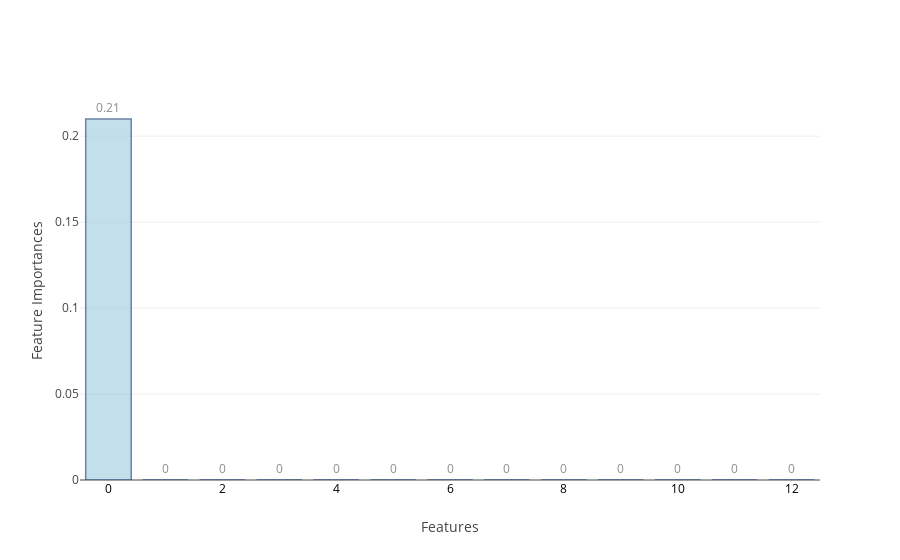
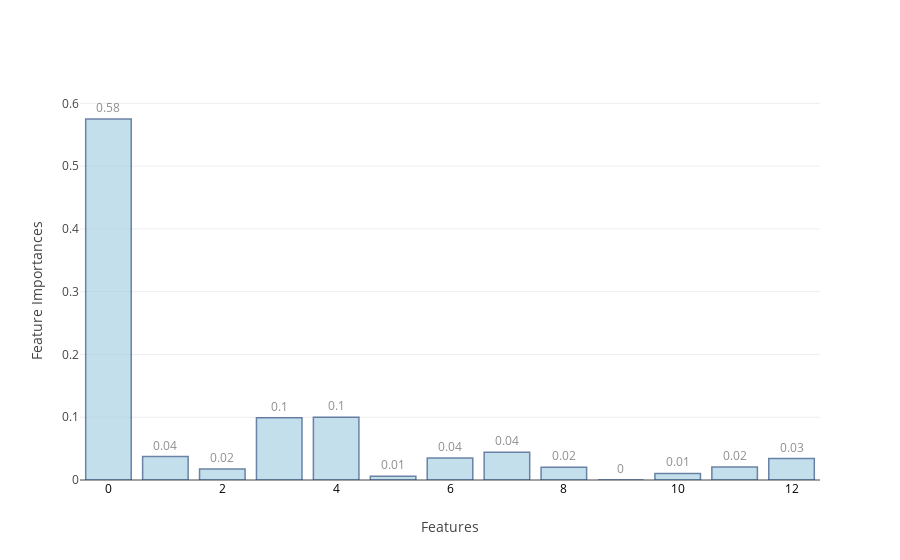
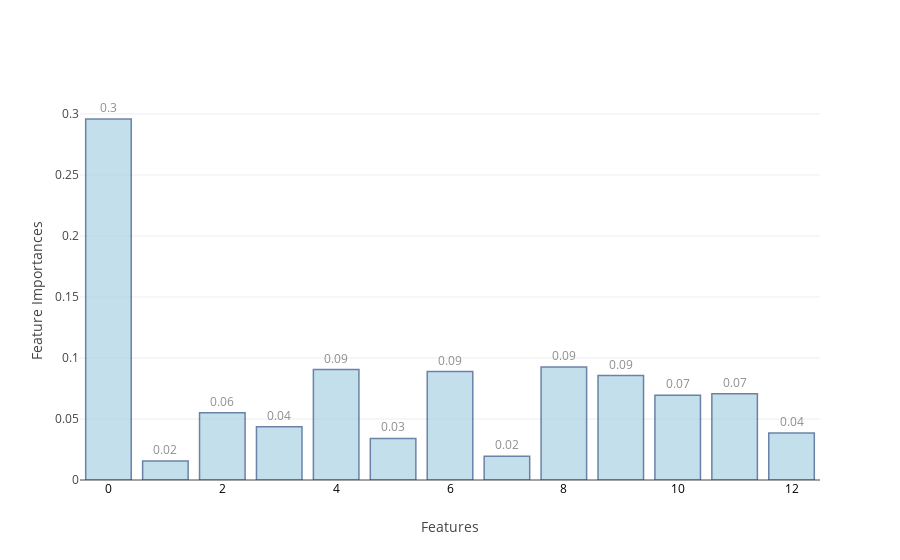
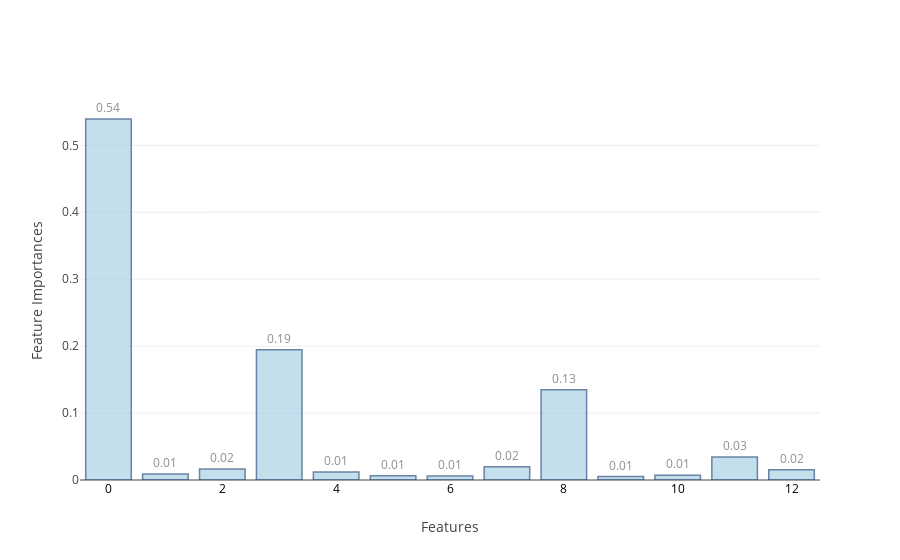

Notebook cell for these charts, in order:
### Code cell
feat_imp_10=[None]*4
j=0
for i in range(0,9):
    if i>=2 and i<=5:
        model,cm_train,cm_test,acc_train,acc_test,cm,accuracy,threshold,roc_auc,feat_imp_10[j]=f[i](X_train,Y_train,X_test,Y_test)
        j=j+1
    else:
        model,cm_train,cm_test,acc_train,acc_test,cm,accuracy,threshold,roc_auc=f[i](X_train,Y_train,X_test,Y_test)
    table_80_50_10_train.loc[i]=   ([acc_train,cm_train.TP,cm_train.TN,cm_train.FP,cm_train.FN,cm_train.FPR,cm_train.FNR])
    table_80_50_10_test.loc[i] =   ([acc_test ,cm_test.TP, cm_test.TN, cm_test.FP, cm_test.FN, cm_test.FPR, cm_test.FNR])
    table_80_50_10_test_roc.loc[i]=([accuracy, cm.TP,  cm.TN,   cm.FP, cm.FN,  cm.FPR, cm.FNR, threshold,roc_auc])
    print("\n")

### Figure 1 — Plotly figure (JSON) as saved in the notebook; plotly's stock layout.template omitted (floating-point values rounded to 4 significant figures)
{"data": [{"marker": {"color": "rgb(158,202,225)", "line": {"color": "rgb(8,48,107)", "width": 1.5}}, "opacity": 0.6, "text": [0.21, 0, 0, 0, 0, 0, 0, 0, 0, 0, 0, 0, 0], "textposition": "outside", "type": "bar", "uid": "b7c484c6-340f-42c7-bc94-1b0fb9cfa1f9", "x": [0, 1, 2, 3, 4, 5, 6, 7, 8, 9, 10, 11, 12], "y": [0.21, 0, 0, 0, 0, 0, 0, 0, 0, 0, 0, 0, 0]}], "layout": {"xaxis": {"tickfont": {"color": "black", "size": 12}, "title": "Features"}, "yaxis": {"title": "Feature Importances"}}}

### Figure 2 — Plotly figure (JSON) as saved in the notebook; plotly's stock layout.template omitted (floating-point values rounded to 4 significant figures)
{"data": [{"marker": {"color": "rgb(158,202,225)", "line": {"color": "rgb(8,48,107)", "width": 1.5}}, "opacity": 0.6, "text": [0.58, 0.04, 0.02, 0.1, 0.1, 0.01, 0.04, 0.04, 0.02, 0, 0.01, 0.02, 0.03], "textposition": "outside", "type": "bar", "uid": "930ddb39-4fb8-461f-9a60-10e33115a786", "x": [0, 1, 2, 3, 4, 5, 6, 7, 8, 9, 10, 11, 12], "y": [0.575, 0.0374, 0.01758, 0.09909, 0.1, 0.005909, 0.03504, 0.04427, 0.02037, 0, 0.01046, 0.02064, 0.03419]}], "layout": {"xaxis": {"tickfont": {"color": "black", "size": 12}, "title": "Features"}, "yaxis": {"title": "Feature Importances"}}}

### Figure 3 — Plotly figure (JSON) as saved in the notebook; plotly's stock layout.template omitted (floating-point values rounded to 4 significant figures)
{"data": [{"marker": {"color": "rgb(158,202,225)", "line": {"color": "rgb(8,48,107)", "width": 1.5}}, "opacity": 0.6, "text": [0.3, 0.02, 0.06, 0.04, 0.09, 0.03, 0.09, 0.02, 0.09, 0.09, 0.07, 0.07, 0.04], "textposition": "outside", "type": "bar", "uid": "7a6a0497-174b-42f1-8919-d92e46022ab9", "x": [0, 1, 2, 3, 4, 5, 6, 7, 8, 9, 10, 11, 12], "y": [0.2959, 0.0156, 0.05511, 0.04357, 0.09054, 0.03407, 0.08884, 0.01957, 0.09266, 0.08561, 0.06944, 0.07062, 0.0385]}], "layout": {"xaxis": {"tickfont": {"color": "black", "size": 12}, "title": "Features"}, "yaxis": {"title": "Feature Importances"}}}

### Figure 4 — Plotly figure (JSON) as saved in the notebook; plotly's stock layout.template omitted (floating-point values rounded to 4 significant figures)
{"data": [{"marker": {"color": "rgb(158,202,225)", "line": {"color": "rgb(8,48,107)", "width": 1.5}}, "opacity": 0.6, "text": [0.54, 0.01, 0.02, 0.19, 0.01, 0.01, 0.01, 0.02, 0.13, 0.01, 0.01, 0.03, 0.02], "textposition": "outside", "type": "bar", "uid": "8dda095b-3c2f-4e77-bc41-79af0bf463dd", "x": [0, 1, 2, 3, 4, 5, 6, 7, 8, 9, 10, 11, 12], "y": [0.5393, 0.008935, 0.0163, 0.1946, 0.01179, 0.006382, 0.006144, 0.01962, 0.1349, 0.005104, 0.007057, 0.0344, 0.01534]}], "layout": {"xaxis": {"tickfont": {"color": "black", "size": 12}, "title": "Features"}, "yaxis": {"title": "Feature Importances"}}}
